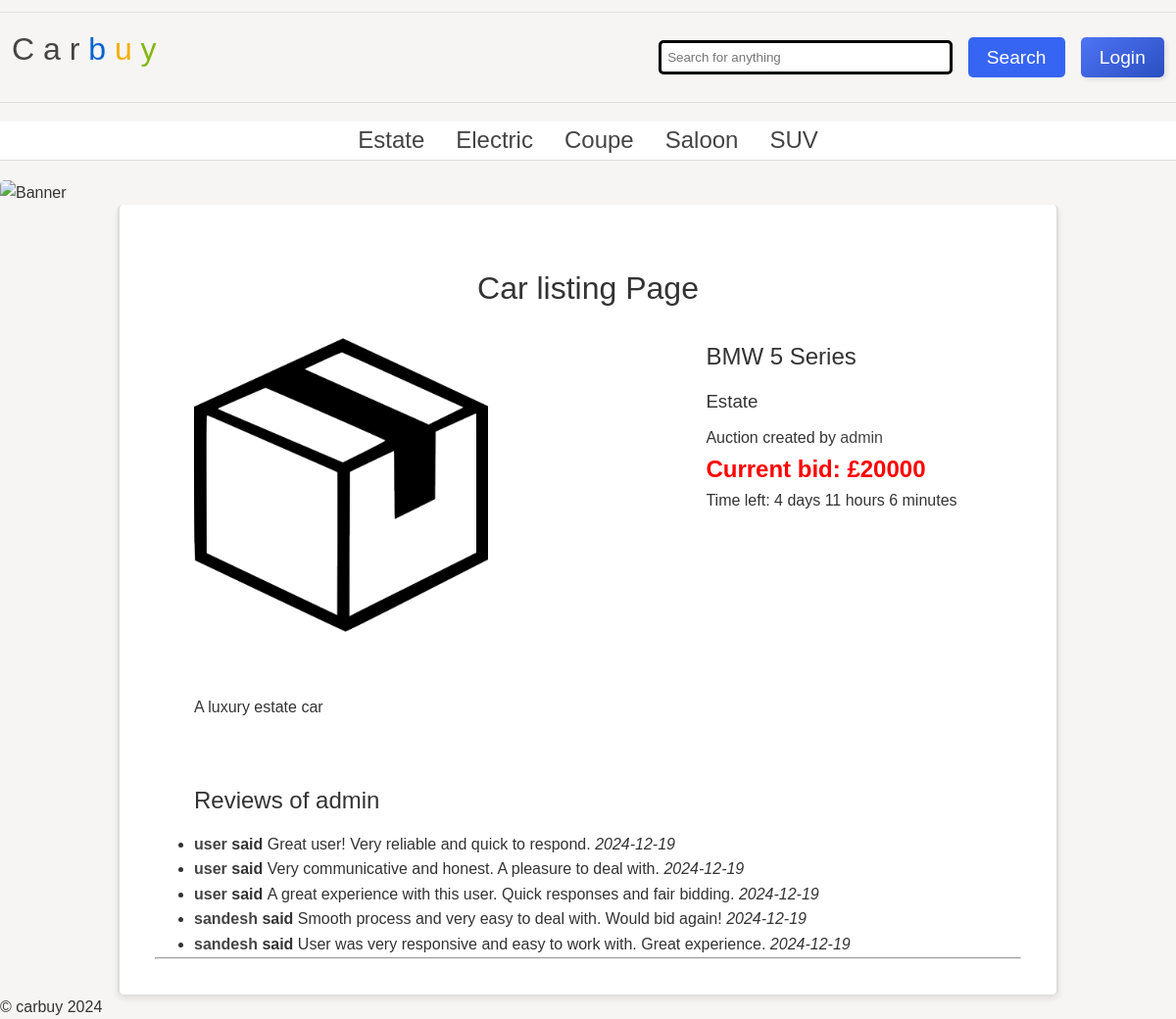
The app's page /websites/as1/public/auction.php?id=1 with its own data.
### tables this page shows
CREATE TABLE `category` (
  `category_id` int NOT NULL,
  `name` varchar(255) NOT NULL
);

CREATE TABLE `auction` (
  `auction_id` int NOT NULL,
  `title` varchar(255) NOT NULL,
  `description` text NOT NULL,
  `image` varchar(255) NOT NULL,
  `categoryId` int NOT NULL,
  `endDate` date DEFAULT NULL,
  `userId` int NOT NULL
);

CREATE TABLE `users` (
  `user_id` int NOT NULL,
  `name` varchar(255) NOT NULL,
  `email` varchar(255) NOT NULL,
  `password` varchar(255) NOT NULL,
  `role` varchar(255) NOT NULL
);

CREATE TABLE `review` (
  `review_id` int NOT NULL,
  `reviewtext` text NOT NULL,
  `date` date NOT NULL,
  `user_id` int NOT NULL,
  `author_id` int NOT NULL
);

### websites/as1/public/auction.php (the view, shortened to what this page needs)
<?php
include 'header.php';
$auction = $join->query("SELECT * FROM auction WHERE auction_id = $_GET[id]");
$auction = $auction->fetch();
$category = $join->query("SELECT * FROM category WHERE category_id = $auction[categoryId]");
$category = $category->fetch();
$author = $join->query("SELECT * FROM users WHERE user_id = $auction[userId]");
$author = $author->fetch();
$bid = $join->query("SELECT max(bid) FROM bid WHERE auctionId = $auction[auction_id]");
$bid = $bid->fetch();
$review = $join->query("SELECT * FROM review WHERE author_id = $auction[userId]");
$image_path = $auction['image'];
echo ' <main><h1>Car listing Page</h1>
			<article class="car">
					<img src="' . $image_path .'" alt="product name" height="300" width="300" />
					<section class="details">
						<h2>' . $auction['title'] . '</h2>
						<h3>' . $category['name'] . '</h3>
						<p>Auction created by <a href="#">' . $author['name'] . '</a></p>
						<p class="price">Current bid: £' . $bid['max(bid)'] . '</p>';
$endDate = strtotime($auction['endDate']);
$presentTime = time();
$diffrenceTime = $endDate - $presentTime;
if ($diffrenceTime >= 0) {
	$days = floor($diffrenceTime / (60 * 60 * 24));
	$hours = floor(($diffrenceTime % (60 * 60 * 24)) / (60 * 60));
	$min = floor(($diffrenceTime % (60 * 60)) / 60);
	echo '<time>Time left:  ' . $days . ' days ' . $hours . ' hours ' . $min . ' minutes</time>';
} else {
	echo '<time>Auction is finished</time>';
}
echo '</section>
					<section class="description">
					<p>
						' . $auction['description'] . '</p>
					</section>
					<section class="reviews">
						<h2>Reviews of ' . $author['name'] . ' </h2>';
foreach ($review as $review) {
	$user = $join->query("SELECT * FROM users WHERE user_id = $review[user_id]");
	$user = $user->fetch();
	echo '<ul>
							<li><strong><a href="listreview.php?id=' . $review['user_id'] . '">' . $user['name'] . '</a>  said </strong>' . $review['reviewtext'] . ' <em>' . $review['date'] . '</em></li>
						</ul>';
}
echo '</section>
					</article>
					<hr />
					</main>';
include 'footer.php';
?>

### websites/as1/public/header.php (shortened to what this page needs)
<?php
include 'database.php';
?>
<!DOCTYPE html>
<html>
<head>
    <link rel="stylesheet" href="carbuy.css" />
</head>
<body>
    <header>
        <h1>
            <a href="index.php">
                <span class="C">C</span>
                <span class="a">a</span>
                <span class="r">r</span>
                <span class="b">b</span>
                <span class="u">u</span>
                <span class="y">y</span>
            </a>
        </h1>
        <form action="index.php" method="POST">
            <input type="text" name="search" placeholder="Search for anything" />
            <input type="submit" name="submit" value="Search" />
            <?php
            if (!isset($_SESSION['id'])) {
                echo '<input type="button" value="Login" onclick="window.location.href=\'login.php\'" />';
            }
            ?>
        </form>
    </header>
    <nav>
        <ul>
            <?php
            $categories = $join->query('SELECT * FROM category');
            foreach ($categories as $category) {
                echo '<li><a class="categoryLink" href="category.php?id=' . $category['category_id'] . '">' . $category['name'] . '</a></li>';
            }
            ?>
        </ul>
    </nav>
    <div class="banner">
        <img src="banners/1.jpg" alt="Banner" />
    </div>
</body>
</html>

### websites/as1/public/carbuy.css (style rules this page uses)
* { margin: 0; padding: 0; box-sizing: border-box; }
body { font-family: 'Oxygen-Regular', sans-serif; background-color: #f6f5f4; max-width: 100vw; overflow-x: hidden; line-height: 1.6; color: #333; }
h1, h2, h3, h4 { font-weight: normal; margin-bottom: 0.5em; }
a, a:visited { color: #444; text-decoration: none; transition: color 0.3s; }
header { margin-top: 1vw; display: flex; justify-content: space-between; align-items: center; padding: 1vw; border-top: 1px solid #ddd; border-bottom: 1px solid #ddd; }
header h1 { font-size: 2em; text-align: center; }
header .b { color: #0063d1; }
header .u { color: #f4ae01; }
header .y { color: #85b716; }
header form { display: flex; gap: 1em; align-items: center; }
header form input[type=text] { border: 3px solid black; padding: 0.5em; width: 300px; border-radius: 5px; }
header form input[type=submit] { background-color: #3665f3; color: white; font-size: 1.2em; padding: 0.5em 1em; cursor: pointer; border: none; border-radius: 5px; transition: background-color 0.3s ease, transform 0.2s ease-in-out; }
header form input[type=button] { background: linear-gradient(145deg, #4f74f6, #2a4fbf); color: white; font-size: 1.2em; padding: 0.5em 1em; cursor: pointer; border: none; border-radius: 5px; box-shadow: 2px 2px 5px rgba(0, 0, 0, 0.1), -2px -2px 5px rgba(255, 255, 255, 0.3); transition: background 0.3s ease, transform 0.2s ease-in-out; }
nav { border-bottom: 1px solid #ddd; background-color: #fff; }
nav ul { display: flex; justify-content: center; padding: 0; margin: 0; list-style: none; }
nav ul li { margin: 0 1em; }
nav ul li a { text-align: center; padding: 0.5vw 0; font-size: 1.5em; color: #444; transition: color 0.3s; }
.banner img { width: 100%; height: auto; border-radius: 5px; margin-top: 20px; }
p.price { text-align: left; font-weight: bold; font-size: 1.5em; color: red; }
main { padding: 3vw; width: 80vw; margin: auto; border-left: 2px solid #ddd; border-right: 2px solid #ddd; background-color: #fff; border-radius: 5px; box-shadow: 0 4px 6px rgba(0, 0, 0, 0.1); }
main h1 { margin: 2vw 0; text-align: center; font-size: 2em; color: #333; }
article { margin: 10px 0px 0px 40px; }
article.car { display: grid; grid-template-columns: 60% 40%; grid-template-areas: "img details" "description description" "reviews reviews"; gap: 1em; }
article.car img { grid-area: img; border-radius: 5px; }
article .details { grid-area: details; }
article .reviews { grid-area: reviews; }
article .description { grid-area: description; padding: 3em 0; }

### records on screen
category: name "Estate"
category: name "Electric"
category: name "Coupe"
category: name "Saloon"
category: name "SUV"
auction: image (picture), title "BMW 5 Series", endDate "11", endDate "6", description "A luxury estate car"
users: name "admin"
review: user.name "user", reviewtext "Great user! Very reliable and quick to respond.", date "2024-12-19"
review: user.name "user", reviewtext "Very communicative and honest. A pleasure to deal with.", date "2024-12-19"
review: user.name "user", reviewtext "A great experience with this user. Quick responses and fair bidding.", date "2024-12-19"
review: user.name "sandesh", reviewtext "Smooth process and very easy to deal with. Would bid again!", date "2024-12-19"
review: user.name "sandesh", reviewtext "User was very responsive and easy to work with. Great experience.", date "2024-12-19"

### other values on screen
$bid['max(bid)'] "20000"
